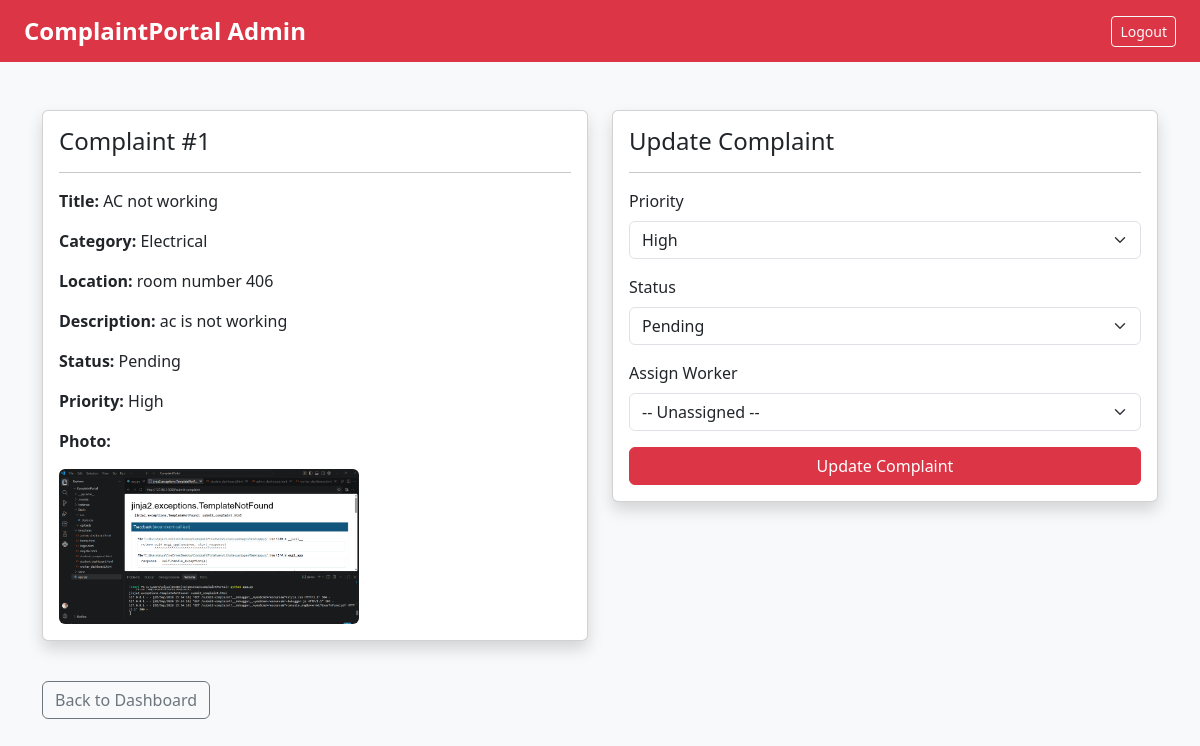
The app's page /admin/complaint/1 (signed in) with its own data.
### app.py (models this page shows)
class Complaint(db.Model):
    id = db.Column(db.Integer, primary_key=True)
    user_id = db.Column(db.Integer, db.ForeignKey('user.id'), nullable=False)
    title = db.Column(db.String(200), nullable=False)
    category = db.Column(db.String(100), nullable=False)
    location = db.Column(db.String(200), nullable=False)
    description = db.Column(db.Text, nullable=False)
    photo = db.Column(db.String(300), nullable=True)
    status = db.Column(db.String(50), default='Pending')
    priority = db.Column(db.String(20), default='Normal')
    assigned_worker_id = db.Column(
        db.Integer, db.ForeignKey('user.id'), nullable=True)
    created_at = db.Column(db.DateTime, default=db.func.now())

### app.py (the view, shortened to what this page needs)
@app.route('/admin/complaint/<int:complaint_id>', methods=['GET', 'POST'])
def manage_complaint(complaint_id):
    if 'user_id' not in session:
        return redirect('/login')
    if session.get('user_role') != 'admin':
        return redirect('/dashboard')
    complaint = Complaint.query.get_or_404(complaint_id)
    workers = User.query.filter_by(role='worker').all()
    return render_template('manage_complaint.html', complaint=complaint, workers=workers)

### templates/manage_complaint.html (shortened to what this page needs)
<!DOCTYPE html>
<html>
<head>
    <link rel="stylesheet" href="https://cdn.jsdelivr.net/npm/bootstrap@5.3.0/dist/css/bootstrap.min.css">
    <link rel="stylesheet" href="{{ url_for('static', filename='css/style.css') }}">
</head>
<body>
<nav class="navbar navbar-dark bg-danger px-4">
    <a class="navbar-brand" href="/">ComplaintPortal Admin</a>
    <div>
        <a href="/logout" class="btn btn-outline-light btn-sm">Logout</a>
    </div>
</nav>
<div class="container mt-5">
    <div class="row">
        <div class="col-md-6">
            <div class="card shadow mb-4">
                <div class="card-body">
                    <h4 class="card-title">Complaint #{{ complaint.id }}</h4>
                    <hr>
                    <p><strong>Title:</strong> {{ complaint.title }}</p>
                    <p><strong>Category:</strong> {{ complaint.category }}</p>
                    <p><strong>Location:</strong> {{ complaint.location }}</p>
                    <p><strong>Description:</strong> {{ complaint.description }}</p>
                    <p><strong>Status:</strong> {{ complaint.status }}</p>
                    <p><strong>Priority:</strong> {{ complaint.priority }}</p>
                    {% if complaint.photo %}
                        <p><strong>Photo:</strong></p>
                        <img src="{{ url_for('static', filename='uploads/' + complaint.photo) }}" class="img-fluid rounded" style="max-width: 300px;">
                    {% endif %}
                </div>
            </div>
        </div>
        <div class="col-md-6">
            <div class="card shadow">
                <div class="card-body">
                    <h4 class="card-title">Update Complaint</h4>
                    <hr>
                    <form method="POST">
                        <div class="mb-3">
                            <label class="form-label">Priority</label>
                            <select name="priority" class="form-select">
                                <option value="High" {% if complaint.priority == 'High' %}selected{% endif %}>High</option>
                            </select>
                        </div>
                        <div class="mb-3">
                            <label class="form-label">Status</label>
                            <select name="status" class="form-select">
                                <option value="Pending" {% if complaint.status == 'Pending' %}selected{% endif %}>Pending</option>
                            </select>
                        </div>
                        <div class="mb-3">
                            <label class="form-label">Assign Worker</label>
                            <select name="worker_id" class="form-select">
                                <option value="">-- Unassigned --</option>
                            </select>
                        </div>
                        <button type="submit" class="btn btn-danger w-100">Update Complaint</button>
                    </form>
                </div>
            </div>
        </div>
    </div>
    <a href="/admin/dashboard" class="btn btn-outline-secondary mt-3">Back to Dashboard</a>
</div>
</body>
</html>

### static/css/style.css (style rules this page uses)
body { background-color: #f8f9fa; }
.navbar-brand { font-weight: bold; font-size: 1.5rem; }

### records on screen
Complaint: id "1", title "AC not working", category "Electrical", location "room number 406", description "ac is not working", status "Pending", priority "High", photo (picture)
